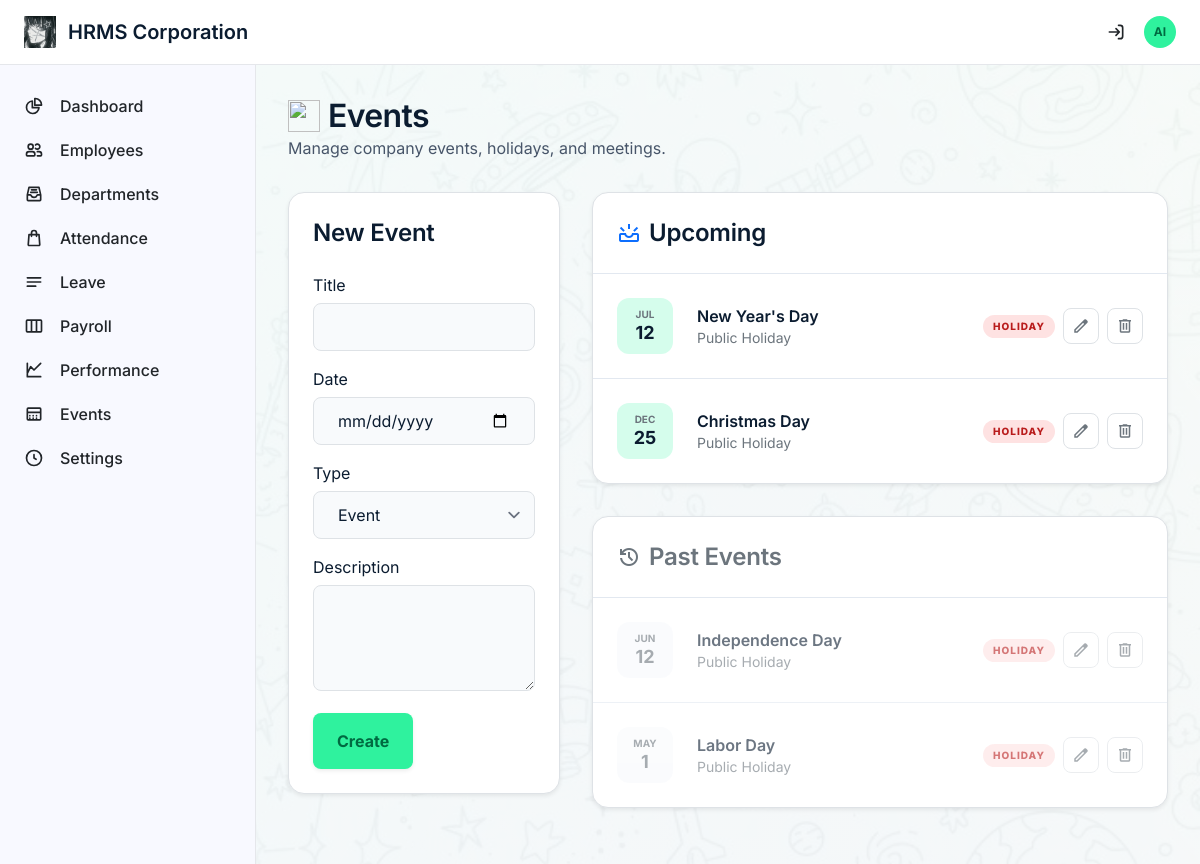
The app's page /admin/events (signed in) with its own data.
### tables this page shows
CREATE TABLE `events` (
  `id` int(11) NOT NULL,
  `title` varchar(255) NOT NULL,
  `event_date` date NOT NULL,
  `description` text DEFAULT NULL,
  `type` enum('holiday','event','meeting') DEFAULT 'event',
  `created_at` timestamp NOT NULL DEFAULT current_timestamp()
);

### includes/functions.php (called while the page is built, shortened)
<?php
function h(?string $value): string {
    return htmlspecialchars($value ?? '', ENT_QUOTES, 'UTF-8');
}

### pages/admin/events.php (the view, shortened to what this page needs)
<?php
require_once __DIR__ . '/../../includes/header.php';
$editEvent = null;
$upcoming = $pdo->query("SELECT * FROM events WHERE event_date >= CURDATE() ORDER BY event_date ASC")->fetchAll();
$past = $pdo->query("SELECT * FROM events WHERE event_date < CURDATE() ORDER BY event_date DESC LIMIT 10")->fetchAll();
?>
<div class="max-w-7xl mx-auto space-y-8">
    <div class="flex justify-between items-end">
        <div>
            <h2 class="font-headline-lg text-headline-lg text-on-surface flex items-center gap-2"><img src="<?= BASE_URL ?>/public/emojis/tear-off-calendar_1f4c6.png" class="w-8 h-8" alt=""> Events</h2>
            <p class="text-text-body font-body-md">Manage company events, holidays, and meetings.</p>
        </div>
    </div>
    <div class="grid grid-cols-1 lg:grid-cols-3 gap-8">
        <div>
            <div class="bg-surface-container-lowest rounded-2xl shadow-sm border border-border-subtle p-6">
                <h3 class="font-headline-md text-headline-md mb-4"><?= $editEvent ? 'Edit Event' : 'New Event' ?></h3>
                <form method="POST" class="space-y-4">
                    <div class="space-y-1.5">
                        <label class="font-label-md text-label-md text-on-surface-variant">Title</label>
                        <input name="title" value="<?= h($editEvent['title'] ?? '') ?>" required class="w-full h-12 px-4 bg-surface-muted border border-border-subtle rounded-lg focus:outline-none focus:border-primary-container">
                    </div>
                    <div class="space-y-1.5">
                        <label class="font-label-md text-label-md text-on-surface-variant">Date</label>
                        <input name="event_date" type="date" value="<?= h($editEvent['event_date'] ?? '') ?>" required class="w-full h-12 px-4 bg-surface-muted border border-border-subtle rounded-lg focus:outline-none focus:border-primary-container">
                    </div>
                    <div class="space-y-1.5">
                        <label class="font-label-md text-label-md text-on-surface-variant">Type</label>
                        <select name="type" class="w-full h-12 px-4 bg-surface-muted border border-border-subtle rounded-lg focus:outline-none focus:border-primary-container">
                            <option value="event" <?= ($editEvent['type'] ?? '') === 'event' ? 'selected' : '' ?>>Event</option>
                        </select>
                    </div>
                    <div class="space-y-1.5">
                        <label class="font-label-md text-label-md text-on-surface-variant">Description</label>
                        <textarea name="description" rows="3" class="w-full px-4 py-3 bg-surface-muted border border-border-subtle rounded-lg focus:outline-none focus:border-primary-container"><?= h($editEvent['description'] ?? '') ?></textarea>
                    </div>
                    <div class="flex gap-3">
                        <button type="submit" name="<?= $editEvent ? 'update' : 'add' ?>" class="px-6 py-3 bg-primary-container text-on-primary-container font-bold rounded-lg hover:brightness-95 transition-all shadow-sm">
                            <?= $editEvent ? 'Update' : 'Create' ?>
                        </button>
                    </div>
                </form>
            </div>
        </div>
        <div class="lg:col-span-2 space-y-8">
            <div class="bg-surface-container-lowest rounded-2xl shadow-sm border border-border-subtle overflow-hidden">
                <div class="px-6 py-4 border-b border-border-subtle">
                    <h3 class="font-headline-md text-headline-md flex items-center gap-2"><span class="material-symbols-outlined text-primary">upcoming</span> Upcoming</h3>
                </div>
                <?php if (empty($upcoming)): ?>
                    <div class="px-6 py-12 text-center text-secondary">No upcoming events.</div>
                <?php else: ?>
                    <div class="divide-y divide-border-subtle">
                        <?php foreach ($upcoming as $ev):
                            $typeColors = ['holiday' => 'bg-red-100 text-red-700', 'event' => 'bg-blue-100 text-blue-700', 'meeting' => 'bg-purple-100 text-purple-700'];
                            $tc = $typeColors[$ev['type']] ?? 'bg-surface-muted text-secondary';
                        ?>
                        <div class="px-6 py-4 flex items-center gap-4 hover:bg-surface-muted transition-colors">
                            <div class="w-14 h-14 rounded-xl bg-primary-container/20 flex flex-col items-center justify-center text-center shrink-0">
                                <p class="text-[10px] font-bold uppercase text-secondary"><?= date('M', strtotime($ev['event_date'])) ?></p>
                                <p class="text-lg font-bold leading-tight text-on-surface"><?= date('j', strtotime($ev['event_date'])) ?></p>
                            </div>
                            <div class="flex-1 min-w-0">
                                <p class="font-semibold text-on-surface truncate"><?= h($ev['title']) ?></p>
                                <?php if ($ev['description']): ?>
                                    <p class="text-body-sm text-secondary truncate"><?= h($ev['description']) ?></p>
                                <?php endif; ?>
                            </div>
                            <div class="flex items-center gap-2 shrink-0">
                                <span class="px-2.5 py-1 rounded-full text-[10px] font-extrabold uppercase tracking-widest <?= $tc ?>"><?= h($ev['type']) ?></span>
                                <a href="?edit=<?= $ev['id'] ?>" class="w-9 h-9 rounded-lg border border-border-subtle flex items-center justify-center text-secondary hover:bg-primary-container hover:text-on-primary-container transition-all" title="Edit">
                                    <span class="material-symbols-outlined text-lg">edit</span>
                                </a>
                                <form method="POST" class="inline" onsubmit="return confirm('Delete this event?')">
                                    <button type="submit" name="delete" class="w-9 h-9 rounded-lg border border-border-subtle flex items-center justify-center text-secondary hover:bg-error-container hover:text-error transition-all" title="Delete">
                                        <span class="material-symbols-outlined text-lg">delete</span>
                                    </button>
                                </form>
                            </div>
                        </div>
                        <?php endforeach; ?>
                    </div>
                <?php endif; ?>
            </div>
            <?php if (!empty($past)): ?>
            <div class="bg-surface-container-lowest rounded-2xl shadow-sm border border-border-subtle overflow-hidden">
                <div class="px-6 py-4 border-b border-border-subtle">
                    <h3 class="font-headline-md text-headline-md flex items-center gap-2 text-secondary"><span class="material-symbols-outlined">history</span> Past Events</h3>
                </div>
                <div class="divide-y divide-border-subtle">
                    <?php foreach ($past as $ev):
                        $typeColors = ['holiday' => 'bg-red-100 text-red-700', 'event' => 'bg-blue-100 text-blue-700', 'meeting' => 'bg-purple-100 text-purple-700'];
                        $tc = $typeColors[$ev['type']] ?? 'bg-surface-muted text-secondary';
                    ?>
                    <div class="px-6 py-4 flex items-center gap-4 hover:bg-surface-muted transition-colors opacity-60">
                        <div class="w-14 h-14 rounded-xl bg-surface-muted flex flex-col items-center justify-center text-center shrink-0">
                            <p class="text-[10px] font-bold uppercase text-secondary"><?= date('M', strtotime($ev['event_date'])) ?></p>
                            <p class="text-lg font-bold leading-tight text-secondary"><?= date('j', strtotime($ev['event_date'])) ?></p>
                        </div>
                        <div class="flex-1 min-w-0">
                            <p class="font-semibold text-on-surface truncate"><?= h($ev['title']) ?></p>
                            <?php if ($ev['description']): ?>
                                <p class="text-body-sm text-secondary truncate"><?= h($ev['description']) ?></p>
                            <?php endif; ?>
                        </div>
                        <div class="flex items-center gap-2 shrink-0">
                            <span class="px-2.5 py-1 rounded-full text-[10px] font-extrabold uppercase tracking-widest <?= $tc ?>"><?= h($ev['type']) ?></span>
                            <a href="?edit=<?= $ev['id'] ?>" class="w-9 h-9 rounded-lg border border-border-subtle flex items-center justify-center text-secondary hover:bg-primary-container hover:text-on-primary-container transition-all" title="Edit">
                                <span class="material-symbols-outlined text-lg">edit</span>
                            </a>
                            <form method="POST" class="inline" onsubmit="return confirm('Delete this event?')">
                                <button type="submit" name="delete" class="w-9 h-9 rounded-lg border border-border-subtle flex items-center justify-center text-secondary hover:bg-error-container hover:text-error transition-all" title="Delete">
                                    <span class="material-symbols-outlined text-lg">delete</span>
                                </button>
                            </form>
                        </div>
                    </div>
                    <?php endforeach; ?>
                </div>
            </div>
            <?php endif; ?>
        </div>
    </div>
</div>
<?php require_once __DIR__ . '/../../includes/footer.php'; ?>

### includes/header.php (style rules this page uses)
body { font-family: 'Inter', sans-serif; background-color: #f8f9ff; }
.material-symbols-outlined { font-variation-settings: 'FILL' 0, 'wght' 400, 'GRAD' 0, 'opsz' 24; vertical-align: middle; }

### records on screen
events: event_date "JUL", event_date "12", title "New Year's Day", description "Public Holiday", type "HOLIDAY"
events: event_date "DEC", event_date "25", title "Christmas Day", description "Public Holiday", type "HOLIDAY"
events: event_date "JUN", event_date "12", title "Independence Day", description "Public Holiday", type "HOLIDAY"
events: event_date "MAY", event_date "1", title "Labor Day", description "Public Holiday", type "HOLIDAY"

### other values on screen
substr($_SESSION['user_name'] ?? 'AU', 0, 2) "AI"
